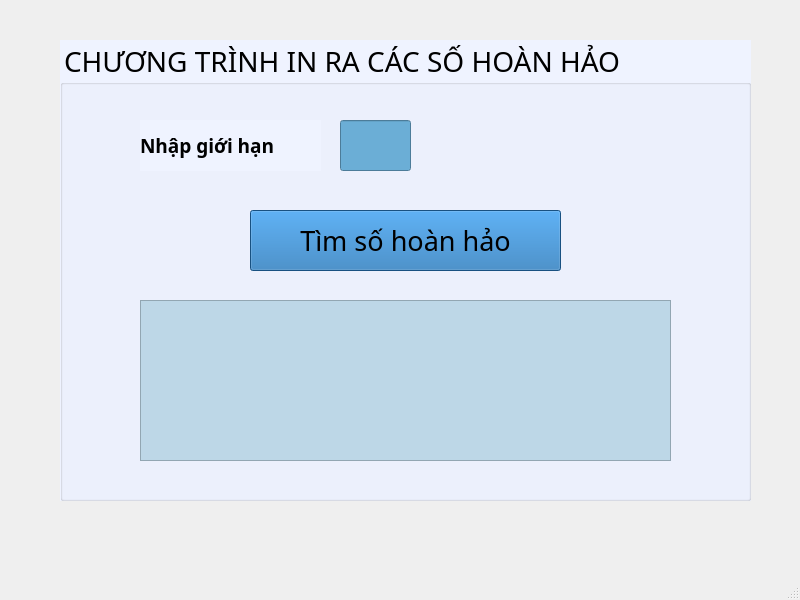
<?xml version="1.0" encoding="UTF-8"?>
<ui version="4.0">
 <class>MainWindow</class>
 <widget class="QMainWindow" name="MainWindow">
  <property name="geometry">
   <rect>
    <x>0</x>
    <y>0</y>
    <width>800</width>
    <height>600</height>
   </rect>
  </property>
  <property name="windowTitle">
   <string>MainWindow</string>
  </property>
  <widget class="QWidget" name="centralwidget">
   <widget class="QGroupBox" name="groupBox">
    <property name="geometry">
     <rect>
      <x>60</x>
      <y>40</y>
      <width>691</width>
      <height>461</height>
     </rect>
    </property>
    <property name="font">
     <font>
      <family>Poor Richard</family>
      <pointsize>21</pointsize>
      <weight>50</weight>
      <bold>false</bold>
     </font>
    </property>
    <property name="styleSheet">
     <string notr="true">background-color: rgb(239, 243, 255);</string>
    </property>
    <property name="title">
     <string>CHƯƠNG TRÌNH IN RA CÁC SỐ HOÀN HẢO</string>
    </property>
    <widget class="QTextEdit" name="insohoanhao">
     <property name="geometry">
      <rect>
       <x>80</x>
       <y>260</y>
       <width>531</width>
       <height>161</height>
      </rect>
     </property>
     <property name="font">
      <font>
       <pointsize>16</pointsize>
      </font>
     </property>
     <property name="styleSheet">
      <string notr="true">background-color: rgb(189, 215, 231);</string>
     </property>
    </widget>
    <widget class="QPushButton" name="timsohoanhao">
     <property name="geometry">
      <rect>
       <x>190</x>
       <y>170</y>
       <width>311</width>
       <height>61</height>
      </rect>
     </property>
     <property name="font">
      <font>
       <family>Script MT Bold</family>
       <pointsize>20</pointsize>
      </font>
     </property>
     <property name="styleSheet">
      <string notr="true">background-color: rgb(189, 215, 231);
background-color: rgb(33, 113, 181);</string>
     </property>
     <property name="text">
      <string>Tìm số hoàn hảo</string>
     </property>
    </widget>
    <widget class="QLineEdit" name="gioihan">
     <property name="geometry">
      <rect>
       <x>280</x>
       <y>80</y>
       <width>71</width>
       <height>51</height>
      </rect>
     </property>
     <property name="font">
      <font>
       <pointsize>16</pointsize>
      </font>
     </property>
     <property name="styleSheet">
      <string notr="true">background-color: rgb(107, 174, 214);</string>
     </property>
    </widget>
    <widget class="QLabel" name="label">
     <property name="geometry">
      <rect>
       <x>80</x>
       <y>80</y>
       <width>181</width>
       <height>51</height>
      </rect>
     </property>
     <property name="font">
      <font>
       <family>Script MT Bold</family>
       <pointsize>14</pointsize>
       <weight>75</weight>
       <bold>true</bold>
      </font>
     </property>
     <property name="text">
      <string>Nhập giới hạn</string>
     </property>
    </widget>
   </widget>
  </widget>
  <widget class="QMenuBar" name="menubar">
   <property name="geometry">
    <rect>
     <x>0</x>
     <y>0</y>
     <width>800</width>
     <height>26</height>
    </rect>
   </property>
  </widget>
  <widget class="QStatusBar" name="statusbar"/>
 </widget>
 <resources/>
 <connections/>
</ui>
